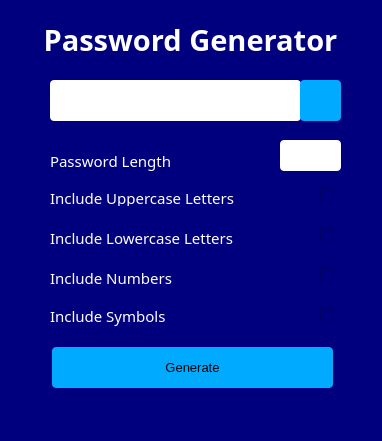
<?xml version="1.0" encoding="UTF-8"?>
<ui version="4.0">
 <class>MainWindow</class>
 <widget class="QMainWindow" name="MainWindow">
  <property name="geometry">
   <rect>
    <x>0</x>
    <y>0</y>
    <width>382</width>
    <height>441</height>
   </rect>
  </property>
  <property name="font">
   <font>
    <family>MS Reference Sans Serif</family>
   </font>
  </property>
  <property name="windowTitle">
   <string>Password Generator</string>
  </property>
  <property name="toolTipDuration">
   <number>-4</number>
  </property>
  <property name="styleSheet">
   <string notr="true">background:rgb(0, 0, 127)</string>
  </property>
  <widget class="QWidget" name="centralwidget">
   <widget class="QLabel" name="label">
    <property name="geometry">
     <rect>
      <x>10</x>
      <y>19</y>
      <width>361</width>
      <height>41</height>
     </rect>
    </property>
    <property name="font">
     <font>
      <family>NPIBidad</family>
      <pointsize>22</pointsize>
      <weight>75</weight>
      <bold>true</bold>
     </font>
    </property>
    <property name="mouseTracking">
     <bool>false</bool>
    </property>
    <property name="layoutDirection">
     <enum>Qt::RightToLeft</enum>
    </property>
    <property name="styleSheet">
     <string notr="true">color:rgb(255, 255, 255)</string>
    </property>
    <property name="text">
     <string>Password Generator</string>
    </property>
    <property name="alignment">
     <set>Qt::AlignCenter</set>
    </property>
   </widget>
   <widget class="QLineEdit" name="pass_generate">
    <property name="geometry">
     <rect>
      <x>50</x>
      <y>80</y>
      <width>251</width>
      <height>41</height>
     </rect>
    </property>
    <property name="font">
     <font>
      <family>Yu Gothic</family>
      <pointsize>9</pointsize>
      <weight>75</weight>
      <bold>true</bold>
     </font>
    </property>
    <property name="styleSheet">
     <string notr="true">background:rgb(255, 255, 255);
border-radius:4px;</string>
    </property>
   </widget>
   <widget class="QPushButton" name="copy_btn">
    <property name="geometry">
     <rect>
      <x>300</x>
      <y>80</y>
      <width>41</width>
      <height>41</height>
     </rect>
    </property>
    <property name="toolTip">
     <string>copy</string>
    </property>
    <property name="styleSheet">
     <string notr="true">background: rgb(0, 170, 255);
color : white;
border: none;
border-radius:4px;</string>
    </property>
    <property name="text">
     <string/>
    </property>
    <property name="icon">
     <iconset>
      <activeon>icon/copy.png</activeon>
     </iconset>
    </property>
    <property name="iconSize">
     <size>
      <width>20</width>
      <height>20</height>
     </size>
    </property>
    <property name="checkable">
     <bool>false</bool>
    </property>
   </widget>
   <widget class="QCheckBox" name="upper_check">
    <property name="geometry">
     <rect>
      <x>320</x>
      <y>180</y>
      <width>16</width>
      <height>31</height>
     </rect>
    </property>
    <property name="font">
     <font>
      <pointsize>12</pointsize>
     </font>
    </property>
    <property name="text">
     <string/>
    </property>
   </widget>
   <widget class="QCheckBox" name="number_check">
    <property name="geometry">
     <rect>
      <x>320</x>
      <y>260</y>
      <width>21</width>
      <height>31</height>
     </rect>
    </property>
    <property name="font">
     <font>
      <pointsize>12</pointsize>
     </font>
    </property>
    <property name="text">
     <string/>
    </property>
   </widget>
   <widget class="QCheckBox" name="lower_check">
    <property name="geometry">
     <rect>
      <x>320</x>
      <y>220</y>
      <width>21</width>
      <height>31</height>
     </rect>
    </property>
    <property name="font">
     <font>
      <pointsize>12</pointsize>
     </font>
    </property>
    <property name="text">
     <string/>
    </property>
   </widget>
   <widget class="QCheckBox" name="symbol_check">
    <property name="geometry">
     <rect>
      <x>320</x>
      <y>300</y>
      <width>21</width>
      <height>31</height>
     </rect>
    </property>
    <property name="font">
     <font>
      <pointsize>12</pointsize>
     </font>
    </property>
    <property name="text">
     <string/>
    </property>
   </widget>
   <widget class="QLabel" name="label_2">
    <property name="geometry">
     <rect>
      <x>50</x>
      <y>150</y>
      <width>141</width>
      <height>21</height>
     </rect>
    </property>
    <property name="font">
     <font>
      <family>Sylfaen</family>
      <pointsize>11</pointsize>
     </font>
    </property>
    <property name="styleSheet">
     <string notr="true">color:rgb(255, 255, 255)</string>
    </property>
    <property name="text">
     <string>Password Length</string>
    </property>
   </widget>
   <widget class="QLabel" name="label_3">
    <property name="geometry">
     <rect>
      <x>50</x>
      <y>190</y>
      <width>211</width>
      <height>16</height>
     </rect>
    </property>
    <property name="font">
     <font>
      <family>Sylfaen</family>
      <pointsize>11</pointsize>
     </font>
    </property>
    <property name="styleSheet">
     <string notr="true">color:rgb(255, 255, 255)</string>
    </property>
    <property name="text">
     <string>Include Uppercase Letters</string>
    </property>
   </widget>
   <widget class="QLabel" name="label_4">
    <property name="geometry">
     <rect>
      <x>50</x>
      <y>230</y>
      <width>201</width>
      <height>16</height>
     </rect>
    </property>
    <property name="font">
     <font>
      <family>Sylfaen</family>
      <pointsize>11</pointsize>
     </font>
    </property>
    <property name="styleSheet">
     <string notr="true">color:rgb(255, 255, 255)</string>
    </property>
    <property name="text">
     <string>Include Lowercase Letters</string>
    </property>
   </widget>
   <widget class="QLabel" name="label_5">
    <property name="geometry">
     <rect>
      <x>50</x>
      <y>270</y>
      <width>151</width>
      <height>16</height>
     </rect>
    </property>
    <property name="font">
     <font>
      <family>Sylfaen</family>
      <pointsize>11</pointsize>
     </font>
    </property>
    <property name="styleSheet">
     <string notr="true">color:rgb(255, 255, 255)</string>
    </property>
    <property name="text">
     <string>Include Numbers</string>
    </property>
   </widget>
   <widget class="QLabel" name="label_6">
    <property name="geometry">
     <rect>
      <x>50</x>
      <y>305</y>
      <width>141</width>
      <height>21</height>
     </rect>
    </property>
    <property name="font">
     <font>
      <family>Sylfaen</family>
      <pointsize>11</pointsize>
     </font>
    </property>
    <property name="styleSheet">
     <string notr="true">color:rgb(255, 255, 255)</string>
    </property>
    <property name="text">
     <string>Include Symbols</string>
    </property>
   </widget>
   <widget class="QLineEdit" name="length">
    <property name="geometry">
     <rect>
      <x>280</x>
      <y>140</y>
      <width>61</width>
      <height>31</height>
     </rect>
    </property>
    <property name="font">
     <font>
      <pointsize>12</pointsize>
     </font>
    </property>
    <property name="styleSheet">
     <string>background:rgb(255, 255, 255);
border-radius:4px;</string>
    </property>
   </widget>
   <widget class="QPushButton" name="generate_btn">
    <property name="geometry">
     <rect>
      <x>52</x>
      <y>347</y>
      <width>281</width>
      <height>41</height>
     </rect>
    </property>
    <property name="font">
     <font>
      <pointsize>10</pointsize>
     </font>
    </property>
    <property name="styleSheet">
     <string notr="true">background: rgb(0, 170, 255);

border: none;
border-radius:4px;</string>
    </property>
    <property name="text">
     <string>Generate</string>
    </property>
   </widget>
  </widget>
  <widget class="QMenuBar" name="menubar">
   <property name="geometry">
    <rect>
     <x>0</x>
     <y>0</y>
     <width>382</width>
     <height>26</height>
    </rect>
   </property>
  </widget>
  <widget class="QStatusBar" name="statusbar"/>
 </widget>
 <resources/>
 <connections/>
</ui>
